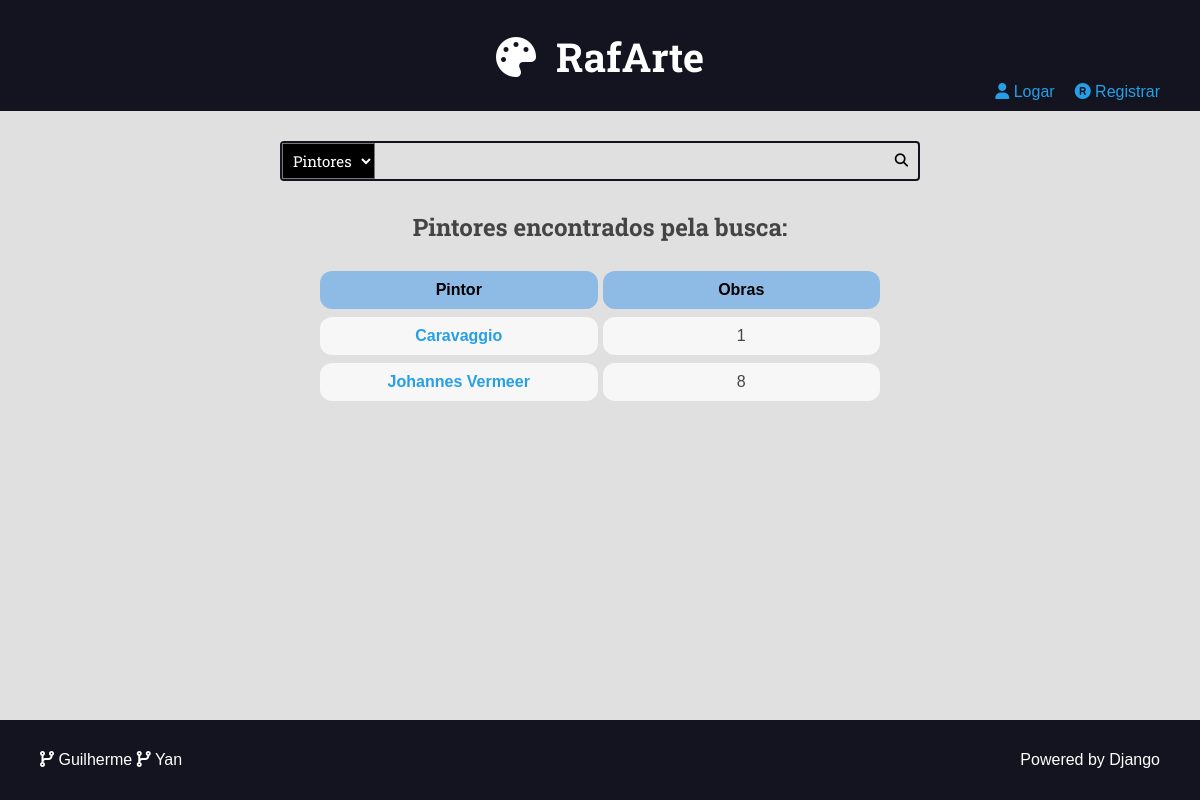
Screenshot of /painter/all/ with the database file from the repository.
### museum/models.py (models this page shows, shortened)
class Author(models.Model):
    name = models.CharField(max_length=50)
    biography = models.TextField(blank=True)

### museum/views.py (the view)
# urls.py: path('painter/all/', views.painters, name='painter_all'),
@require_GET
def painters(request: HttpRequest) -> HttpResponse:
    painter_paintings = []
    painters = Author.objects.filter(painting__is_published = True).distinct().order_by('-id')
    for painter in painters:
        paintings_number = painter.painting_set.filter(is_published=True).count()
        painter_paintings.append((painter, paintings_number))
    return render(request, 'museum/pages/search_painter.html',{
            'painters': painter_paintings,
            'filterPainter': 'selected',
        })

### museum/templates/museum/pages/search_painter.html (shortened to what this page needs)
{% extends 'templates/pages/global.html' %}
{% block content %}
<div class="main-content center container">
    <h2>Pintores encontrados pela busca: {{search_result}}</h2>
        {% if painters %}
        <div class= "search-page">
            <table class="table">
                <thead>
                    <tr>
                    <th scope="col">Pintor</th>
                    <th scope="col">Obras</th>
                    </tr>
                </thead>
                <tbody>
                    {% for painter, qtd_paintings in painters %}
                        <tr>
                            <td class="main-table-name"><a href="{% url 'painting:painter' painter.id %}">{{painter.name}}</a></td>
                            <td>{{qtd_paintings}}</td>
                        </tr>
                    {% endfor %}
                </tbody>
            </table>
        </div>
        {% else %}
            <h1>Nenhum pintor encontrado com essa busca</h1>
        {% endif %}
</div>
{% endblock content %}

### website/static/css/style.css (style rules this page uses)
:root { --color-primary: #269fe6; --color-primary-hover: #2086c2; --color-primary-dark: #13141f; --color-primary-dark-hover: #212336; --color-primary-light: #d4ecfa; --color-primary-light-hover: #bdd8e7; --color-white: #fff; --color-black: #000; --color-dark-text: #444; --color-info-light: #cce5ff; --color-debug-light: #cce5ff; --color-success-light: #d4edda; --color-alert-light: #fff3cd; --color-warning-light: #fff3cd; --color-error-light: #f8d7da; --color-info-dark: #4d86c4; --color-debug-dark: #4d86c4; --color-success-dark: #4a9c5d; --color-alert-dark: #927f40; --color-warning-dark: #927f40; --color-error-dark: #da525d; --color-gray-0: #f9f9f9; --color-gray-1: #e0e0e0; --color-gray-2: #c7c7c7; --color-gray-3: #aeaeae; --color-gray-4: #959595; --color-gray-5: #7d7d7d; --color-gray-6: #646464; --color-gray-7: #4b4b4b; --color-gray-8: #323232; --color-gray-9: #191919; --color-light-gray: rgb(247, 247, 247); --font-primary: sans-serif; --font-headings: "Roboto Slab", serif; --spacing-gutter-medium: 3rem; --spacing-gutter-large: 4rem; }
* { padding: 0; margin: 0; box-sizing: border-box; }
html { font-size: 62.5%; min-height: 100%; }
body { font-size: 1.6rem; position: relative; min-height: 100%; font-family: var(--font-primary); background: var(--color-gray-1); color: var(--color-dark-text); }
h1, h2, h3, h4, h5, h6 { font-family: var(--font-headings); }
h2 { text-align: center; margin-bottom: 2rem; }
a, .plaintext-button { color: var(--color-primary); text-decoration: none; text-align: center; transition: all 300ms ease-in-out; }
.container { max-width: 144rem; margin: 0 auto; padding: var(--spacing-gutter-medium); }
.main-content { padding-top: 0; }
.center { text-align: center; }
.search-page { display: flex; justify-content: center; }
.table, th, td { text-align: center; border-collapse: collapse; }
.table { width: 50%; border-radius: 10px; border-collapse: separate; border-spacing: 5px 8px; }
th, td { padding: 10px; border-radius: 12px; background-color: var(--color-light-gray); width: 30%; overflow: hidden; }
td { cursor:not-allowed; }
th { background-color: rgb(141, 187, 230); color: black; }
.main-table-name { cursor: pointer; font-weight: bold; color: var(--color-info-dark); }

### rows the page displays
Author: name "Caravaggio", qtd_paintings "1"
Author: name "Johannes Vermeer", qtd_paintings "8"
